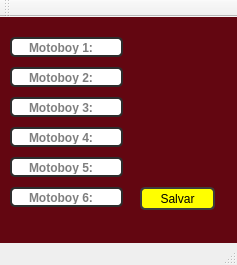
<?xml version="1.0" encoding="UTF-8"?>
<ui version="4.0">
 <class>MainWindow</class>
 <widget class="QMainWindow" name="MainWindow">
  <property name="geometry">
   <rect>
    <x>0</x>
    <y>0</y>
    <width>237</width>
    <height>265</height>
   </rect>
  </property>
  <property name="minimumSize">
   <size>
    <width>237</width>
    <height>265</height>
   </size>
  </property>
  <property name="maximumSize">
   <size>
    <width>237</width>
    <height>265</height>
   </size>
  </property>
  <property name="windowTitle">
   <string>Motoboy</string>
  </property>
  <property name="windowIcon">
   <iconset>
    <normaloff>:/ICON/projetoFechamentoCx.png</normaloff>:/ICON/projetoFechamentoCx.png</iconset>
  </property>
  <widget class="QWidget" name="centralwidget">
   <property name="maximumSize">
    <size>
     <width>270</width>
     <height>270</height>
    </size>
   </property>
   <property name="styleSheet">
    <string notr="true">background-color: rgb(99,6,17);</string>
   </property>
   <layout class="QHBoxLayout" name="horizontalLayout">
    <property name="spacing">
     <number>0</number>
    </property>
    <property name="leftMargin">
     <number>0</number>
    </property>
    <property name="topMargin">
     <number>0</number>
    </property>
    <property name="rightMargin">
     <number>0</number>
    </property>
    <property name="bottomMargin">
     <number>0</number>
    </property>
    <item>
     <widget class="QFrame" name="telaMotoboy">
      <property name="maximumSize">
       <size>
        <width>250</width>
        <height>230</height>
       </size>
      </property>
      <property name="styleSheet">
       <string notr="true">

QLineEdit{
	border: 2px solid rgb(245, 230, 189);
 	border-radius: 5px;
    padding: 15px;
    color: rgb(0, 0, 0);
	background-color: rgb(255, 255, 255);
}
QLineEdit:hover{
	border: 2px solid rgb(55, 55, 55);
}
QLineEdit:focus{
	border: 2px solid rgb(255, 207, 0);
     color: rgb(0, 0, 0);
}</string>
      </property>
      <property name="frameShape">
       <enum>QFrame::NoFrame</enum>
      </property>
      <property name="frameShadow">
       <enum>QFrame::Raised</enum>
      </property>
      <widget class="QLineEdit" name="lineBoy1">
       <property name="geometry">
        <rect>
         <x>10</x>
         <y>20</y>
         <width>113</width>
         <height>20</height>
        </rect>
       </property>
       <property name="font">
        <font>
         <weight>75</weight>
         <bold>true</bold>
        </font>
       </property>
       <property name="styleSheet">
        <string notr="true">

QLineEdit{
	border: 2px solid rgb(45, 45, 45);
 	border-radius: 5px;
    padding: 15px;
    color: rgb(0, 0, 0);
	background-color: rgb(255, 255, 255);
}
QLineEdit:hover{
	border: 2px solid rgb(55, 55, 55);
}
QLineEdit:focus{
	border: 2px solid rgb(255, 207, 0);
     color: rgb(0, 0, 0);
}</string>
       </property>
       <property name="placeholderText">
        <string>Motoboy 1:</string>
       </property>
      </widget>
      <widget class="QLineEdit" name="lineBoy2">
       <property name="geometry">
        <rect>
         <x>10</x>
         <y>50</y>
         <width>113</width>
         <height>20</height>
        </rect>
       </property>
       <property name="font">
        <font>
         <weight>75</weight>
         <bold>true</bold>
        </font>
       </property>
       <property name="styleSheet">
        <string notr="true">

QLineEdit{
	border: 2px solid rgb(45, 45, 45);
 	border-radius: 5px;
    padding: 15px;
    color: rgb(0, 0, 0);
	background-color: rgb(255, 255, 255);
}
QLineEdit:hover{
	border: 2px solid rgb(55, 55, 55);
}
QLineEdit:focus{
	border: 2px solid rgb(255, 207, 0);
     color: rgb(0, 0, 0);
}</string>
       </property>
       <property name="placeholderText">
        <string>Motoboy 2:</string>
       </property>
      </widget>
      <widget class="QLineEdit" name="lineBoy3">
       <property name="geometry">
        <rect>
         <x>10</x>
         <y>80</y>
         <width>113</width>
         <height>20</height>
        </rect>
       </property>
       <property name="font">
        <font>
         <weight>75</weight>
         <bold>true</bold>
        </font>
       </property>
       <property name="styleSheet">
        <string notr="true">

QLineEdit{
	border: 2px solid rgb(45, 45, 45);
 	border-radius: 5px;
    padding: 15px;
    color: rgb(0, 0, 0);
	background-color: rgb(255, 255, 255);
}
QLineEdit:hover{
	border: 2px solid rgb(55, 55, 55);
}
QLineEdit:focus{
	border: 2px solid rgb(255, 207, 0);
     color: rgb(0, 0, 0);
}</string>
       </property>
       <property name="placeholderText">
        <string>Motoboy 3:</string>
       </property>
      </widget>
      <widget class="QLineEdit" name="lineBoy4">
       <property name="geometry">
        <rect>
         <x>10</x>
         <y>110</y>
         <width>113</width>
         <height>20</height>
        </rect>
       </property>
       <property name="font">
        <font>
         <weight>75</weight>
         <bold>true</bold>
        </font>
       </property>
       <property name="styleSheet">
        <string notr="true">

QLineEdit{
	border: 2px solid rgb(45, 45, 45);
 	border-radius: 5px;
    padding: 15px;
    color: rgb(0, 0, 0);
	background-color: rgb(255, 255, 255);
}
QLineEdit:hover{
	border: 2px solid rgb(55, 55, 55);
}
QLineEdit:focus{
	border: 2px solid rgb(255, 207, 0);
     color: rgb(0, 0, 0);
}</string>
       </property>
       <property name="placeholderText">
        <string>Motoboy 4:</string>
       </property>
      </widget>
      <widget class="QLineEdit" name="lineBoy5">
       <property name="geometry">
        <rect>
         <x>10</x>
         <y>140</y>
         <width>113</width>
         <height>20</height>
        </rect>
       </property>
       <property name="font">
        <font>
         <weight>75</weight>
         <bold>true</bold>
        </font>
       </property>
       <property name="styleSheet">
        <string notr="true">

QLineEdit{
	border: 2px solid rgb(45, 45, 45);
 	border-radius: 5px;
    padding: 15px;
    color: rgb(0, 0, 0);
	background-color: rgb(255, 255, 255);
}
QLineEdit:hover{
	border: 2px solid rgb(55, 55, 55);
}
QLineEdit:focus{
	border: 2px solid rgb(255, 207, 0);
     color: rgb(0, 0, 0);
}</string>
       </property>
       <property name="placeholderText">
        <string>Motoboy 5:</string>
       </property>
      </widget>
      <widget class="QPushButton" name="salvarMotoboy">
       <property name="geometry">
        <rect>
         <x>140</x>
         <y>170</y>
         <width>75</width>
         <height>23</height>
        </rect>
       </property>
       <property name="styleSheet">
        <string notr="true">QPushButton{
 	border: 2px solid rgb(60, 60, 60);
	background-color: rgb(255, 255, 0);
	border-radius: 5px;
}

QPushButton:hover{
 	border: 2px solid rgb(255, 255, 0);
	background-color: rgb(255, 255, 0);
}

QPushButton:pressed{
 	border: 2px solid rgb(205, 205, 24);
	background-color: rgb(200, 205, 205);
    
	color: rgb(35, 35, 35);
}</string>
       </property>
       <property name="text">
        <string>Salvar</string>
       </property>
      </widget>
      <widget class="QLineEdit" name="lineBoy6">
       <property name="geometry">
        <rect>
         <x>10</x>
         <y>170</y>
         <width>113</width>
         <height>20</height>
        </rect>
       </property>
       <property name="font">
        <font>
         <weight>75</weight>
         <bold>true</bold>
        </font>
       </property>
       <property name="styleSheet">
        <string notr="true">

QLineEdit{
	border: 2px solid rgb(45, 45, 45);
 	border-radius: 5px;
    padding: 15px;
    color: rgb(0, 0, 0);
	background-color: rgb(255, 255, 255);
}
QLineEdit:hover{
	border: 2px solid rgb(55, 55, 55);
}
QLineEdit:focus{
	border: 2px solid rgb(255, 207, 0);
     color: rgb(0, 0, 0);
}</string>
       </property>
       <property name="placeholderText">
        <string>Motoboy 6:</string>
       </property>
      </widget>
     </widget>
    </item>
   </layout>
  </widget>
  <widget class="QMenuBar" name="menubar">
   <property name="geometry">
    <rect>
     <x>0</x>
     <y>0</y>
     <width>237</width>
     <height>21</height>
    </rect>
   </property>
  </widget>
  <widget class="QStatusBar" name="statusbar"/>
  <widget class="QToolBar" name="toolBar">
   <property name="windowTitle">
    <string>toolBar</string>
   </property>
   <attribute name="toolBarArea">
    <enum>TopToolBarArea</enum>
   </attribute>
   <attribute name="toolBarBreak">
    <bool>false</bool>
   </attribute>
  </widget>
 </widget>
 <resources>
  <include location="folder_rc.qrc"/>
 </resources>
 <connections/>
</ui>
